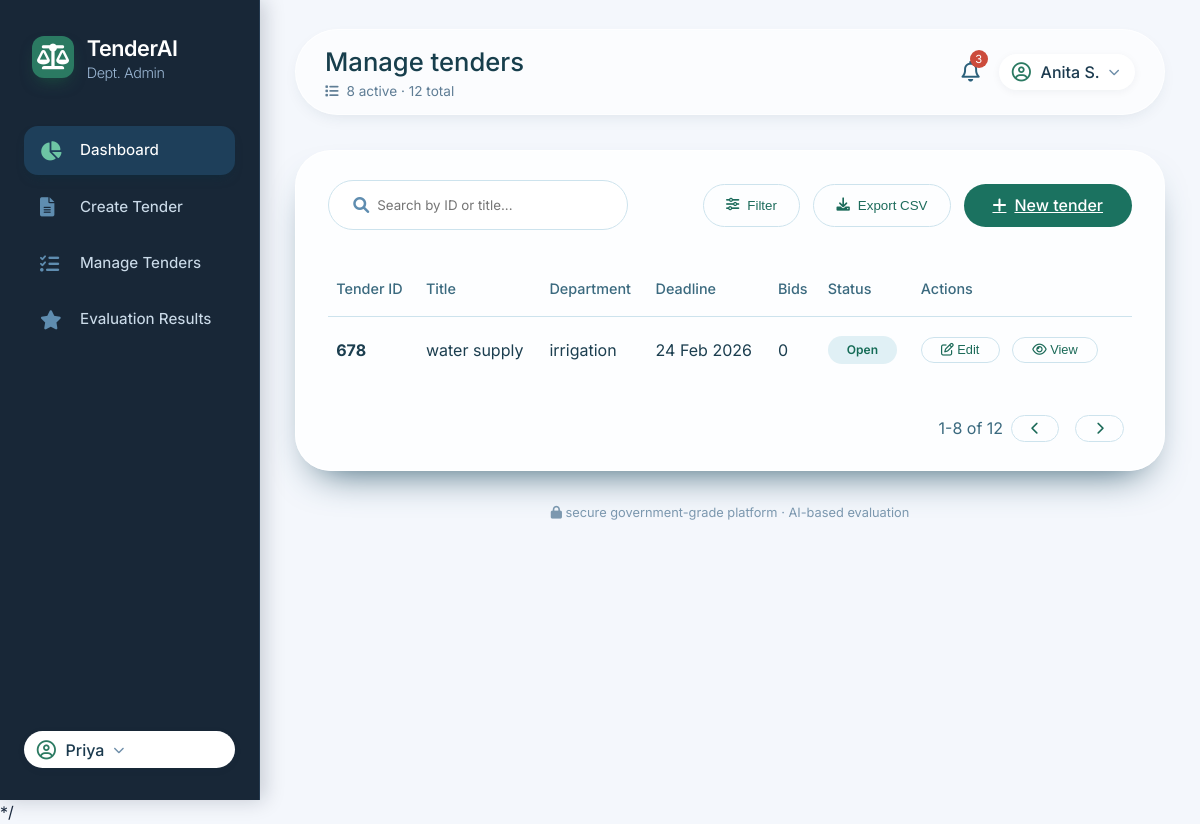
Screenshot of /managetender/ (signed in) with the database file from the repository.
### app1/models.py (models this page shows, shortened)
class Tender(models.Model):
    STATUS_CHOICES = [
        ('draft', 'Draft'),
        ('published', 'Published'),
    ]
    tender_id = models.CharField(max_length=50, unique=True)
    title = models.CharField(max_length=200)
    department = models.CharField(max_length=100)
    boq_file = models.FileField(upload_to='boq_files/')
    min_turnover = models.DecimalField(max_digits=15, decimal_places=2)
    min_experience = models.PositiveIntegerField(help_text="In years")
    certificates = models.CharField(max_length=200, blank=True, null=True)
    manpower = models.PositiveIntegerField(blank=True, null=True)
    weight_price = models.PositiveIntegerField(default=0)
    weight_experience = models.PositiveIntegerField(default=0)
    weight_technical = models.PositiveIntegerField(default=0)
    weight_performance = models.PositiveIntegerField(default=0)
    last_date = models.DateField()
    required_documents = models.CharField(max_length=200)
    category = models.CharField(max_length=50, blank=True, null=True)
    created_by = models.ForeignKey(User, on_delete=models.CASCADE)
    status = models.CharField(max_length=10, choices=STATUS_CHOICES, default='draft')
    created_at = models.DateTimeField(auto_now_add=True)
    updated_at = models.DateTimeField(auto_now=True)

### app1/views.py (the view)
# urls.py: path('managetender/', views.managetender, name = 'managetender'),
def managetender(request):
    tenders = Tender.objects.values('tender_id', 'title', 'department', 'last_date')
    context = {
        'tenders': tenders,
        'username': request.user.username if request.user.is_authenticated else None
    }
    return render(request, 'managetender.html', context)

### templates/managetender.html (shortened to what this page needs)
{% load static %}
<!DOCTYPE html>
<html lang="en">
<head>
  <link rel="stylesheet" href="https://cdnjs.cloudflare.com/ajax/libs/font-awesome/6.0.0-beta3/css/all.min.css">
</head>
<body>
<div class="app">
  <aside class="sidebar">
    <div class="logo-area">
      <div class="logo-icon"><i class="fas fa-scale-balanced"></i></div>
      <div class="logo-text">TenderAI <span>Dept. Admin</span></div>
    </div>
    <nav class="nav">
      <a href="{% url 'Government_dashboard' %}" class="nav-item active"><i class="fas fa-chart-pie"></i> Dashboard</button></a>
      <a href="{% url 'createtender' %}" class="nav-item"><i class="fas fa-file-alt"></i> Create Tender</button></a>
      <a href="{% url 'managetender'%}" class="nav-item"><i class="fas fa-list-check"></i> Manage Tenders</button></a>
      <a href="{% url 'evaluation'%}" class="nav-item"><i class="fas fa-star"></i> Evaluation Results</button></a>
    </nav>
    <div class="user-profile">
        <i class="far fa-user-circle"></i>
          {% if username %}
            <span>{{ username }}</span>
          {% endif %}
        <i class="fas fa-chevron-down" style="font-size:0.7rem; color:#6d8da8;"></i>
        </div>
  </aside>
  <main class="main">
    <div class="top-bar">
      <div class="page-title">
        <h1>Manage tenders</h1>
        <p><i class="fas fa-list" style="margin-right:4px;"></i> <span id="activeCount">8</span> active · <span id="totalCount">12</span> total</p>
      </div>
      <div class="right-actions">
        <div class="notification-bell" id="notificationBell">
          <i class="far fa-bell"></i>
          <span class="badge" id="notificationCount">3</span>
        </div>
        <div class="user-profile" onclick="alert('Profile settings (demo)')">
          <i class="far fa-user-circle"></i>
          <span>Anita S.</span>
          <i class="fas fa-chevron-down" style="font-size:0.7rem; color:#6d8da8;"></i>
        </div>
      </div>
    </div>
    <div class="table-card">
      <div class="search-bar">
        <div class="search-wrapper">
          <i class="fas fa-search"></i>
          <input type="text" placeholder="Search by ID or title..." id="searchInput">
        </div>
        <div class="filter-actions">
          <button class="btn-outline" id="toggleFilterBtn"><i class="fas fa-sliders-h"></i> Filter</button>
          <button class="btn-outline" id="exportBtn"><i class="fas fa-download"></i> Export CSV</button>
          <a href="{% url 'createtender' %}" class="btn-primary">
  <i class="fas fa-plus"></i> New tender
</a>
        </div>
      </div>
      <table class="tender-table" id="tenderTable">
        <thead>
          <tr>
            <th>Tender ID</th>
            <th>Title</th>
            <th>Department</th>
            <th>Deadline</th>
            <th>Bids</th>
            <th>Status</th>
            <th>Actions</th>
          </tr>
        </thead>
      <tbody id="tableBody">
  {% for tender in tenders %}
    <tr>
      <td><strong>{{ tender.tender_id }}</strong></td>
      <td>{{ tender.title }}</td>
      <td>{{ tender.department }}</td>
      <td>{{ tender.last_date|date:"d M Y" }}</td>
      <td>0</td>
      <td><span class="status-badge open">Open</span></td>
      <td>
        <button class="action-btn" onclick="alert('Edit {{ tender.tender_id }}')">
          <i class="far fa-edit"></i> Edit
        </button>
        <button class="action-btn" onclick="alert('View bids for {{ tender.tender_id }}')">
          <i class="far fa-eye"></i> View
        </button>
      </td>
    </tr>
  {% empty %}
    <tr><td colspan="7">No tenders found</td></tr>
  {% endfor %}
</tbody>
      </table>
      <div style="display: flex; justify-content: flex-end; align-items: center; margin-top: 2rem; gap: 0.5rem;">
        <span style="color:#3b6a7f;" id="paginationInfo">1-8 of 12</span>
        <button class="action-btn" style="border-radius: 20px;" id="prevPage"><i class="fas fa-chevron-left"></i></button>
        <button class="action-btn" style="border-radius: 20px;" id="nextPage"><i class="fas fa-chevron-right"></i></button>
      </div>
    </div>
    <div class="footer-note">
      <i class="fas fa-lock"></i> secure government-grade platform · AI-based evaluation
    </div>
  </main>
</div>
*/
</body>
</html>

### rows the page displays
Tender: tender_id "678", title "water supply", department "irrigation", last_date "24 Feb 2026"

### other values shown
{{ username }} "Priya"
